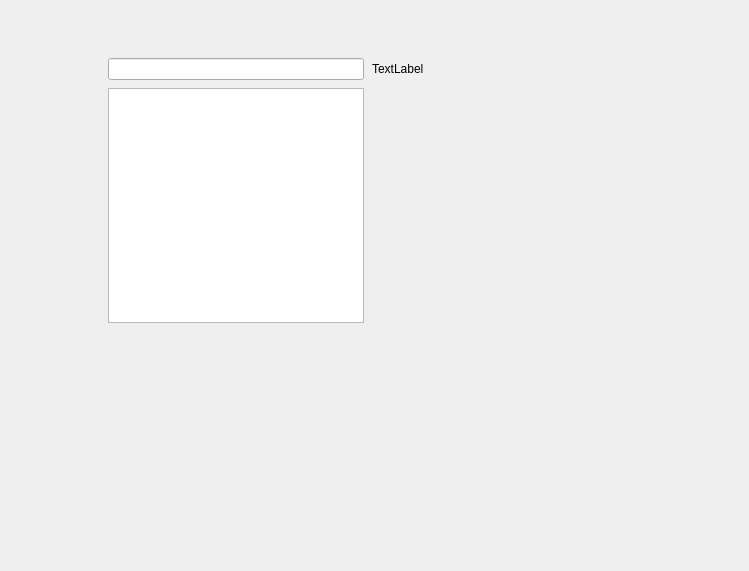
<?xml version="1.0" encoding="UTF-8"?>
<ui version="4.0">
 <class>SettingsWidget</class>
 <widget class="QWidget" name="SettingsWidget">
  <property name="geometry">
   <rect>
    <x>0</x>
    <y>0</y>
    <width>749</width>
    <height>571</height>
   </rect>
  </property>
  <widget class="QWidget" name="gridLayoutWidget">
   <property name="geometry">
    <rect>
     <x>100</x>
     <y>50</y>
     <width>521</width>
     <height>281</height>
    </rect>
   </property>
   <layout class="QGridLayout" name="mainLayout">
    <property name="leftMargin">
     <number>8</number>
    </property>
    <property name="topMargin">
     <number>8</number>
    </property>
    <property name="rightMargin">
     <number>8</number>
    </property>
    <property name="bottomMargin">
     <number>8</number>
    </property>
    <property name="spacing">
     <number>8</number>
    </property>
    <item row="1" column="1">
     <widget class="QStackedWidget" name="optionStackedWidget"/>
    </item>
    <item row="0" column="1">
     <widget class="QLabel" name="optionNameLabel">
      <property name="text">
       <string>TextLabel</string>
      </property>
     </widget>
    </item>
    <item row="0" column="0">
     <widget class="QLineEdit" name="findEdit"/>
    </item>
    <item row="1" column="0">
     <widget class="QListWidget" name="listWidget"/>
    </item>
   </layout>
  </widget>
 </widget>
 <resources/>
 <connections/>
</ui>
